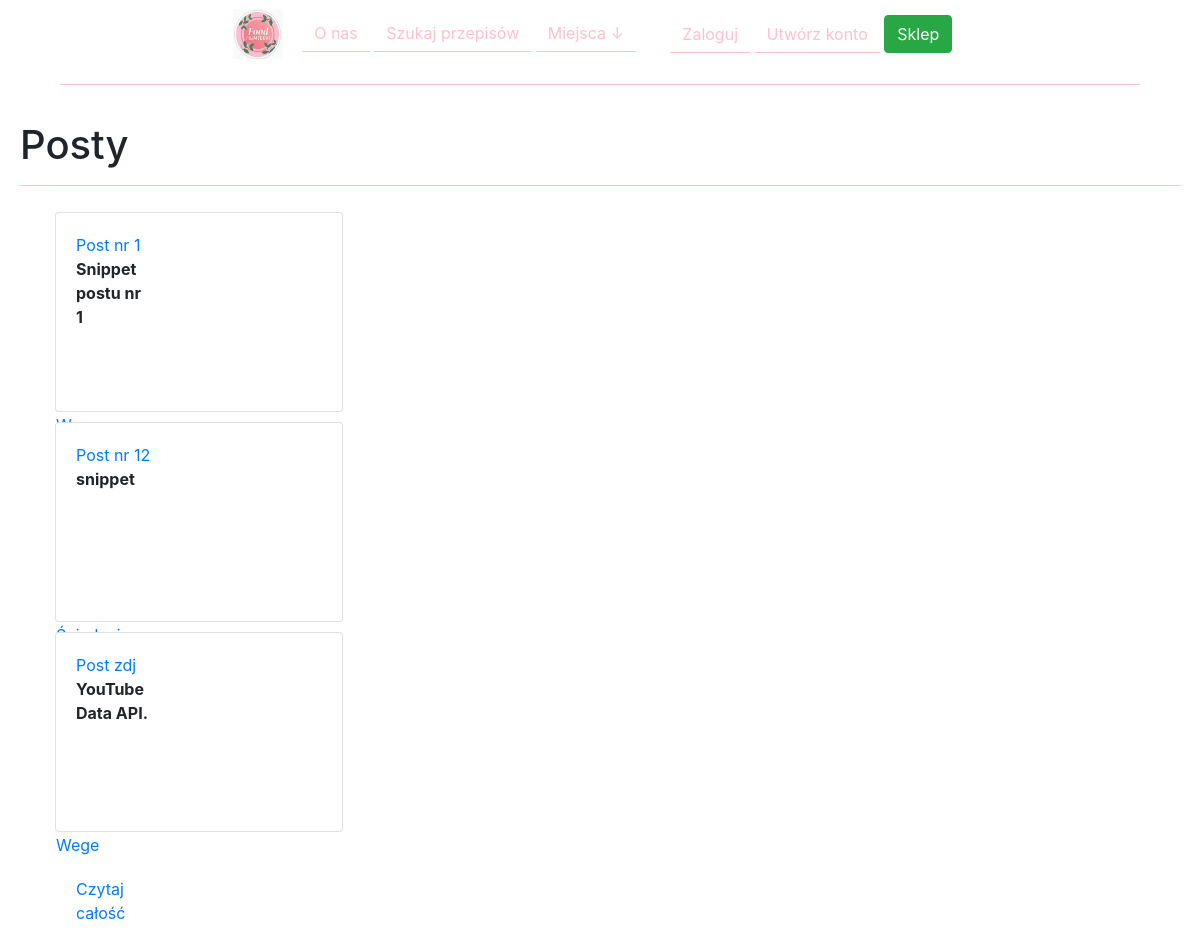
/home/, run on the app's committed database.
### fhblog/models.py (models this page shows, shortened)
class Post(models.Model):
    title = models.CharField(max_length=100)
    content = RichTextField(blank=True, null=True)
    date_posted = models.DateTimeField(auto_now_add=True)
    author = models.ForeignKey(User, on_delete=models.CASCADE, null=True, blank=True)
    post_thumbnail_image = models.ImageField(upload_to='images/fhblog', max_length=None, null=True, blank=True)
    category = models.CharField(max_length=100, default='other')
    snippet = models.CharField(max_length=100, default='snippet')

### fhblog/views.py (the view)
# urls.py: path('', HomeView.as_view(), name="home"),
class HomeView(ListView):
    model = Post
    template_name = 'fhblog/blog.html'
    cats = Categories.objects.all()
    def get_context_data(self, *args, **kwargs):
        cat_menu = Categories.objects.all()
        context = super(HomeView, self).get_context_data(*args, **kwargs)
        context['cat_menu'] = cat_menu
        return context

### fhblog/models.py (called while the page is built)
    def __str__(self):
        return self.cat_name

### fhblog/templates/fhblog/blog.html (shortened to what this page needs)
{% include "fhblog/base.html" %}
{% load static %}
{% block content %}
<div class="globalstyle">
<h1>Posty</h1>
<hr class="horizontal-line">
        <div class="container">
            <div class="row">
                <div class="col-6 col-md-4">
                    {% for post in object_list %}
                    <div class="card" style="width: 18rem;">
                        <div>
                            <div class="card-body">
                                <a class="card-title" href="{% url 'post-detail' post.pk %}">{{post.title}}</a>
                                <strong class="card-text">{{post.snippet}}</strong>
                            </div>
                            <div class="list-group list-group-flush">
                                <a href="{% url 'category' post.category|slugify %}">{{post.category}}</a>
                            </div>
                            <div class="card-body">
                                <a href="{% url 'post-detail' post.pk %}" class="card-link">Czytaj całość</a>
                            </div>
                        </div>
                    </div>
                    {% endfor %}
                </div>
            </div>
        </div>
</div>
{% endblock content %}

### static/css/main.css (style rules this page uses)
.horizontal-line { color: pink; border-color: pink; }
.globalstyle { padding: 20px; }
.card-body { width: 40%; height: 200px; }
.card { width: 40%; height: 200px; margin: 10px; }
.container { border-color:black; border-top: 1px; border-right: 1px; border-bottom: 1px; border-left: 1px; }

### data on the page
Post: title "Post nr 1", snippet "Snippet postu nr 1"
Post: title "Post nr 12", snippet "snippet"
Post: title "Post zdj", snippet "YouTube Data API.", category "Wege"
